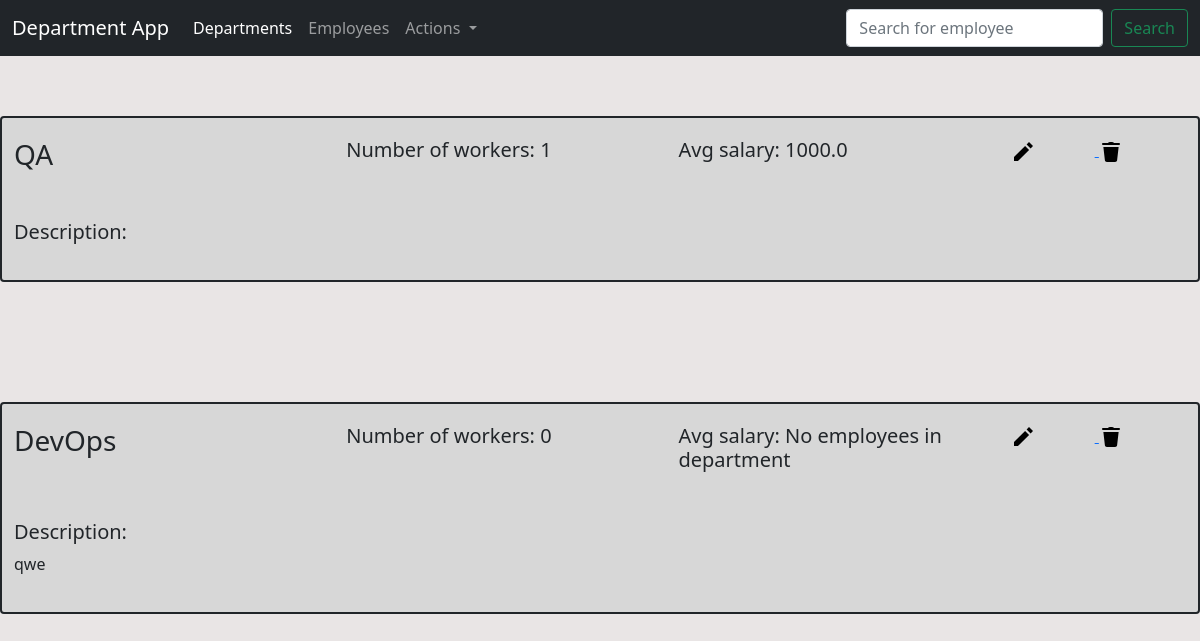
The page /departments on the database as committed earlier.
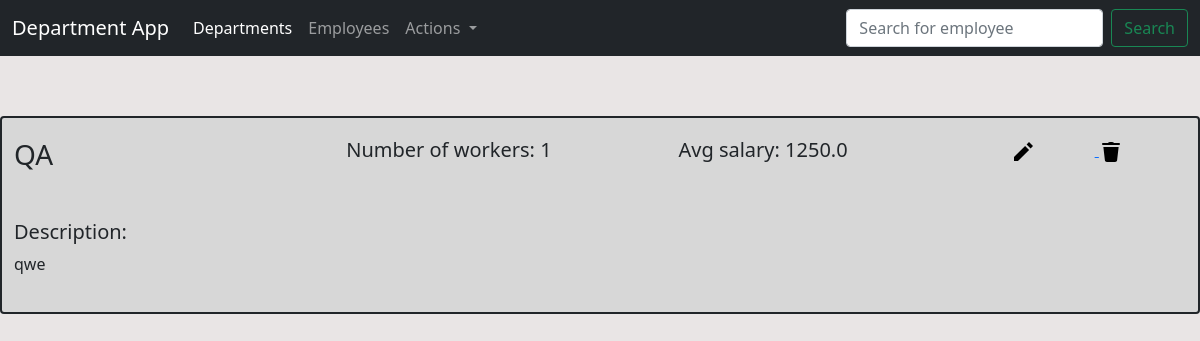
The same page on the database as committed later.
### department_app/models/department_model.py (models this page shows, shortened)
class Departments(db.Model):
    id = db.Column(db.Integer, primary_key = True)
    dep_name = db.Column(db.String(50), nullable = False, unique = True)
    dep_description = db.Column(db.String(150))

### department_app/views/departments_view.py (the view)
@app.route("/departments")
def departments():
    salary_and_amount  = {elem.dep_name: count_avg_and_amount(elem.dep_name) for elem in Departments.query.all()}
    return render_template('departments.html', all_deps = Departments.query.all(), characteristics = salary_and_amount, menu = menu, dropdown = dropdown)

### department_app/service/common_funcs.py (called while the page is built)
def count_avg_and_amount(dep):
    res = Employees.query.filter_by(emp_department = dep)
    sals = [x.emp_salary for x in res]
    try:
        return sum(sals)/len(sals), len(sals)
    except:
        return 'No employees in department', 0

### department_app/templates/departments.html (shortened to what this page needs)
{% extends 'base.html' %}
{% block content %}
{% for data in all_deps %}
    <section>
        <div class="container-xxl">
          <div class="row">
            <span class="border border-dark border-2 rounded"  style="background-color: #D7D7D7;">
                <div class="row">
                    <div class="col">
                      <h3>{{data.dep_name}}</h3>
                    </div>
                    <div class="col">
                      <h5>Number of workers: {{ characteristics[data.dep_name][1] }}</h5>
                    </div>
                    <div class="col">
                      <h5>Avg salary: {{characteristics[data.dep_name][0]}}</h5>
                    </div>
                    <div class="col-2 align-items-end">
                      <a id="edit-{{data.id}}" href="departments/edit/{{data.id}}">
                        <img src = "../static/images/icons8-edit-24.svg", alt="Edit" style="padding-right: 60px">
                      </a>
                      <a id="delete-{{data.id}}" href="departments/delete/{{data.id}}">
                        <img src = "../static/images/icons8-delete-24.svg", alt="Delete">
                      </a>
                    </div>
                  </div>
                <div class="row">
                    <div class="col">
                      <h5>Description:</h5><p>
                        {{data.dep_description}}
                      </p>
                    </div>
                </div>
            </span>
          </div>
        </div>
    </section>
  {% endfor %}
{% endblock -%}

Rows that differ between the two databases and show on the page:
removed Departments: dep_name "DevOps", dep_name "0", dep_name "No employees in department", dep_description "qwe"
changed Departments "QA": dep_name "1000.0" → "1250.0"; dep_description (not shown) → "qwe"
